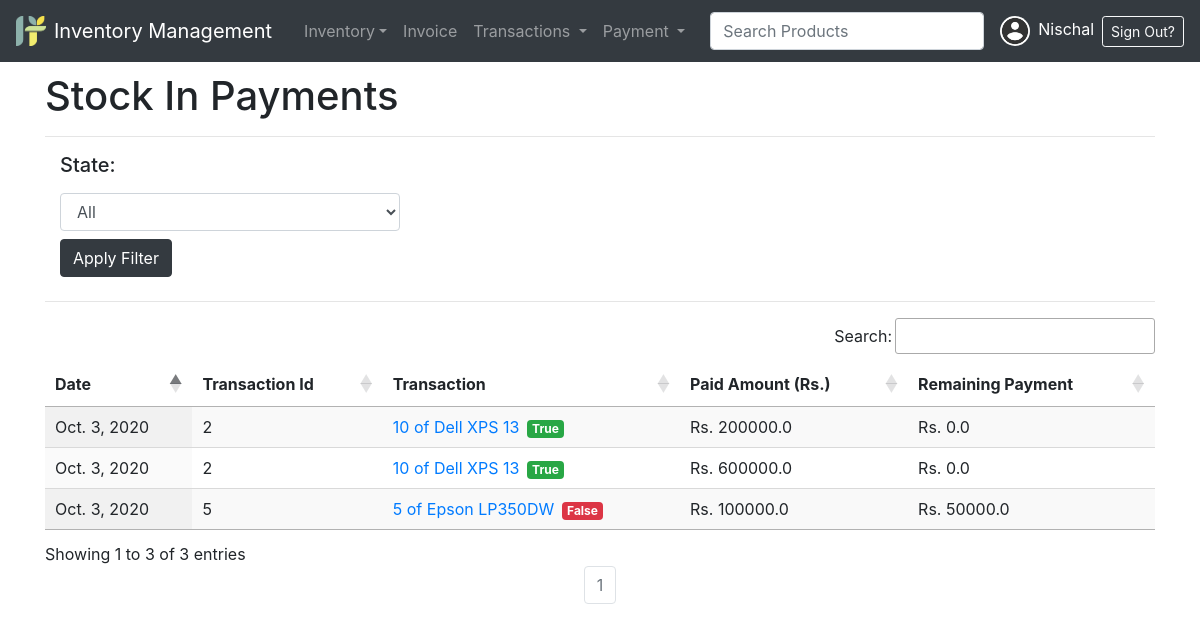
Before: /inventory/payments/dr/ (signed in) with the older database file.
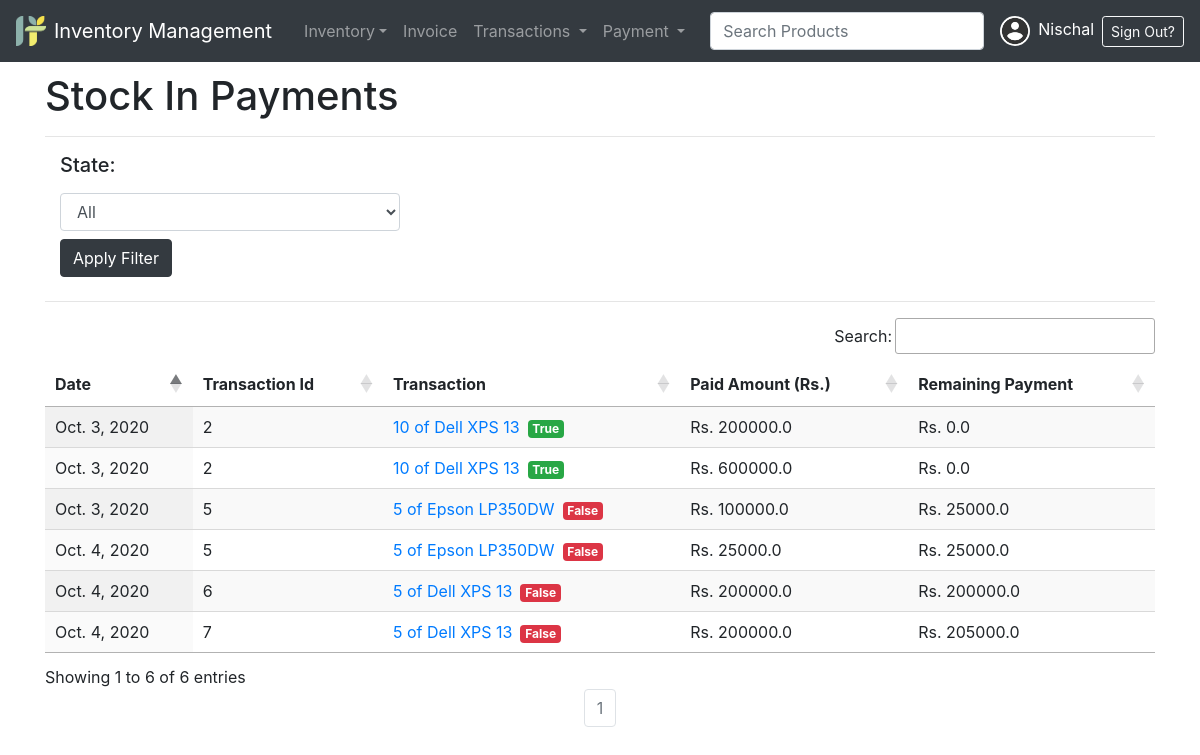
After: the same page with the newer database file.
### accounts/models.py (models this page shows, shortened)
class User(AbstractBaseUser, PermissionsMixin):
    class Types(models.TextChoices):
        ADMIN = "ADMIN", "Admin"
        STUDENT = "STUDENT", "Student"
        TEACHER = "TEACHER", "Teacher"
        PARENT = "PARENT","Parent"
    base_type = Types.STUDENT
    _type = models.CharField(
        _("Type"), max_length=50, choices=Types.choices, default=base_type
    )
    email = models.EmailField(max_length=254, unique=True)
    first_name = models.CharField(max_length=128)
    last_name = models.CharField(max_length=128)
    is_staff = models.BooleanField(default=False)
    is_superuser = models.BooleanField(default=False)
    is_active = models.BooleanField(default=True)
    last_login = models.DateTimeField(null=True, blank=True)
    date_joined = models.DateTimeField(auto_now_add=True)
    USERNAME_FIELD = 'email'
    EMAIL_FIELD = 'email'
    REQUIRED_FIELDS = ['first_name','last_name','_type']
    objects = UserManager()

### Userprofile/models.py (models this page shows, shortened)
class Profile(models.Model):
    user = models.OneToOneField(User, on_delete=models.CASCADE)
    contact = models.BigIntegerField(blank=True, null=True)
    dp = models.ImageField(default='user.png',upload_to='profile_pics')

### inventory/models.py (models this page shows, shortened)
class Payment(models.Model):
    transaction = models.ForeignKey("inventory.Transaction", verbose_name=_("Payment For Transaction"), on_delete=models.CASCADE)
    amount = models.FloatField(_("Amount To add in Transaction"))
    date = models.DateField(_("Date of Payment"), auto_now_add=True)
    class Meta:
        ordering = ['-date']

class Transaction(models.Model):
    class Types(models.TextChoices):
        STOCK_OUT = "STOCK OUT", "Stock Out"
        STOCK_IN = "STOCK IN", "Stock In"
    base_type = Types.STOCK_IN
    _type = models.CharField(
        _("Type"), max_length=50, choices=Types.choices, default=base_type
    )
    vendor_client = models.CharField(_("Vendor or Client"), max_length=240)
    item = models.ForeignKey("inventory.Item", verbose_name=_("Inventory Item"), on_delete=models.CASCADE)
    quantity = models.IntegerField(_("Quantity"), default=0)
    cost = models.FloatField(_("Cost Price Per Quantity Unit"), default=0)
    paid = models.FloatField(_("Paid Amount"), default = 0)
    remarks = models.TextField(_("Remarks on Deal"), null=True, blank=True)
    date = models.DateTimeField(_("Date of Transaction"), auto_now_add=True)
    balanced = models.BooleanField(_("Balanced"), editable = False)
    mobile_num_regex = RegexValidator(regex="^[0-9]{10,15}$", message="Entered mobile number isn't in a right format!")
    contact  = models.CharField(validators=[mobile_num_regex], max_length=13)
    class Meta:
        ordering = ['-date']
    def __str__(self):
        return f" {self.quantity} of {self.item}"
    @property
    def total_payable(self):
        return self.cost*self.quantity
    @property
    def remaining_payment(self):
        return self.total_payable - self.paid

class Item(models.Model):
    name = models.CharField(_("Product Name"),max_length = 240, unique = True)
    brand = models.CharField(_("Product Brand"), max_length = 50, null=True, blank=True)
    category = models.ForeignKey("inventory.Category", verbose_name=_("category"), on_delete=models.CASCADE, related_name='categories')
    description = models.TextField(_("Product Description"))
    image = models.ImageField(_("Product Image"), upload_to="product_images", height_field=None, width_field=None, max_length=None, null=True, blank=True)
    cost_price = models.FloatField(_("Latest Cost Price"), default=0)
    quantity = models.IntegerField(_("Available Quantity"), default=0)
    selling_price = models.FloatField(_("Current Selling Price"), default=0)
    about_seller = models.TextField(_("About Seller"))
    def __str__(self):
        return self.name
    class Meta:
        ordering = ['name']

### inventory/views.py (the view)
# urls.py: path("payments/dr/", DebitPaymentListView.as_view(), name="dr-payments"),
class DebitPaymentListView(ListView):
    model = Payment
    context_object_name = 'payments'
    template_name = "inventory/dr-payments.html"
    paginate_by=50
    queryset = Payment.objects.all()
    def get_context_data(self, **kwargs):
        context = super().get_context_data(**kwargs)
        context["header"] = 'Stock In Payments'
        return context
    def get_queryset(self):
        qs = super().get_queryset().filter(transaction___type="STOCK IN")
        sts = self.request.GET.get('state')
        if sts=='balanced':
            qs = qs.filter(transaction__balanced=True)
        elif sts=='unbalanced':
            qs = qs.filter(transaction__balanced=False)
        return qs

### templates/inventory/dr-payments.html (shortened to what this page needs)
{% extends 'partial/base.html' %}
{% block style %}
<link rel="stylesheet" type="text/css" href="https://cdn.datatables.net/1.10.22/css/jquery.dataTables.css">
{% endblock style %}
{% block content %}
<h1>{{header}}</h1><hr>
<form action="" method="get">
    <div class="col-md-4">
      <label for="inputState"><h5>State:</h5></label>
      <select id="inputState" class="form-control" name='state'>
        <option selected>All</option>
      </select>
    <input type="submit" class='my-2 btn btn-dark' value='Apply Filter'>
    </div>
</form>
<hr>
<table id="table_id" class="display">
    <thead>
        <tr>
            <th>Date</th>
            <th>Transaction Id</th>
            <th>Transaction</th>
            <th>Paid Amount (Rs.)</th>
            <th>Remaining Payment</th>
        </tr>
    </thead>
    <tbody>
    {% for payment in payments %}
        <tr>
            <td>{{payment.date}}</td>
            <td>{{payment.transaction.id}}</td>
            <td><a href="{% url 'inventory:dr-transaction-update' payment.transaction.id%}">{{payment.transaction}}</a>{% if payment.transaction.balanced %}<span class='ml-2 badge badge-success'>{% else %}<span class='ml-2 badge badge-danger'>{% endif %}{{payment.transaction.balanced}}</span></td>
            <td>Rs. {{payment.amount}}</td>
            <td>Rs. {{payment.transaction.remaining_payment}}</td>
        </tr>
    {% endfor %}
    </tbody>
</table>
{% include "partial/pagination.html" %}
{% endblock content %}

### templates/partial/base.html (shortened to what this page needs)
{% load static %}
{% load crispy_forms_tags %}
<!doctype html>
<html lang="en">
  <head>
    {% block style %}
    {% endblock style %}
    <link rel="stylesheet" href="https://maxcdn.bootstrapcdn.com/bootstrap/4.0.0/css/bootstrap.min.css">
  </head>
  <body>
          {% include 'partial/navbar.html' %}
          <div class='container' id='page-top'>
            <div>
              {% block header %}
                  <br>
                  <br>
                  <br>
              {% endblock header %}
            </div>
            {% block content %}
            {% endblock content %}
          </div>
  </body>
</html>

### templates/partial/navbar.html (shortened to what this page needs)
<nav class="navbar navbar-expand-lg navbar-dark bg-dark fixed-top">
  <a class="navbar-brand js-scroll-trigger" href="/">
    <img src="/media/favicon.png" height='30' width='30' class="d-inline-block align-top"><span class='typewriter mx-2'>Inventory Management</span>
  </a>
  <div class="collapse navbar-collapse" id="navbarSupportedContent">
    <ul class="navbar-nav mr-auto">
      <li class="nav-item dropdown">
        <a class="nav-link dropdown-toggle" href="#" id="navbarDropdown" role="button" data-toggle="dropdown" aria-haspopup="true" aria-expanded="false">Inventory</a>
      </li>
      <li class="nav-item">
        <a class="nav-link" href="{% url 'invoice:invoice-list' %}">Invoice</a>
      </li>
      <li class="nav-item dropdown">
        <a class="nav-link dropdown-toggle" href="#" id="navbarDropdown" role="button" data-toggle="dropdown" aria-haspopup="true" aria-expanded="false">
          Transactions
        </a>
      </li>
      <li class="nav-item dropdown">
        <a class="nav-link dropdown-toggle" href="#" id="navbarDropdown" role="button" data-toggle="dropdown" aria-haspopup="true" aria-expanded="false">
          Payment
        </a>
      </li>
    </ul>
    <form class="form-inline my-2 my-lg-0" method='GET' action='/search'>
      <input class="form-control my-1 mr-sm-2" required='required' type="search" placeholder="Search Products" id='searchProductForm' name='q' data-toggle="popover" data-placement="bottom" data-content="Press enter to search" value="{{ query }}" style="" data-original-title="" title="">
    </form>
      {% if user.is_authenticated %}
        <a class="text-white mr-2" href="{% url 'profile' %}" id="navbarDropdown" role="button" aria-haspopup="true" aria-expanded="false">
          <img class='rounded-circle profile-img mx-2' src='{{ user.profile.dp.url }}' height=30px width=30px>{{ user.first_name }}
        </a>
        <a class="btn btn-sm btn-outline-light" href="{% url 'account_logout' %}">Sign Out?</a>
      {% else %}
        <a class="btn mr-1 mb-1 btn-sm btn-outline-success" href="{% url 'account_login' %}">Sign In</a>
        <a class="btn btn-sm mb-1 btn-warning" href="{% url 'account_signup' %}">Signup</a>
      {% endif %}
  </div>
</nav>

### templates/partial/pagination.html (shortened to what this page needs)
    <ul class="pagination justify-content-center mb-4">
        {% for num in page_obj.paginator.page_range %}
            {% if page_obj.number == num %}
            <li class="page-item disabled">
                <a class='page-link' href='?page={{ num }}'>{{ num }}</a>
            </li>
            {% elif num > page_obj.number|add:'-3' and num < page_obj.number|add:'3' %}
            <li class="page-item">
                <a class='page-link' href='?page={{ num }}'>{{ num }}</a>
            </li>
            {% endif %}
        {% endfor %}
    </ul>

Changed rows visible on the page:
added Payment: date "Oct. 4, 2020", transaction.id "5", transaction "5 of Epson LP350DW", transaction.balanced "False", amount "25000.0", transaction.remaining_payment "25000.0"
added Payment: date "Oct. 4, 2020", transaction.id "6", transaction "5 of Dell XPS 13", transaction.balanced "False", amount "200000.0", transaction.remaining_payment "200000.0"
added Payment: date "Oct. 4, 2020", transaction.id "7", transaction "5 of Dell XPS 13", transaction.balanced "False", amount "200000.0", transaction.remaining_payment "205000.0"
changed through a linked row, Payment (number 6 of 6 on the later page): transaction.remaining_payment "50000.0" → "25000.0"
Other visible differences:
text written by a page script: "Search: Showing 1 to 3 of 3 entries" → "Search: Showing 1 to 6 of 6 entries"
